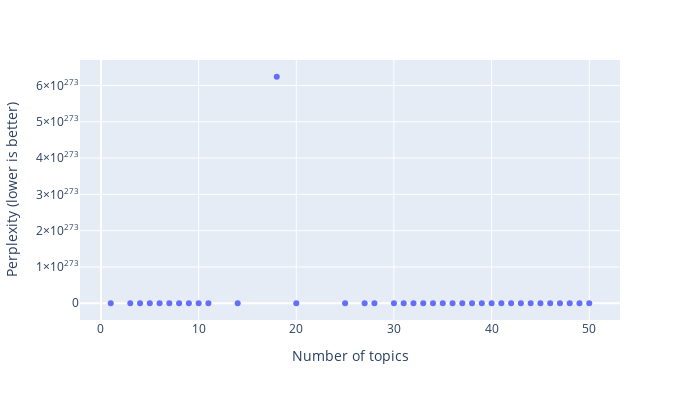
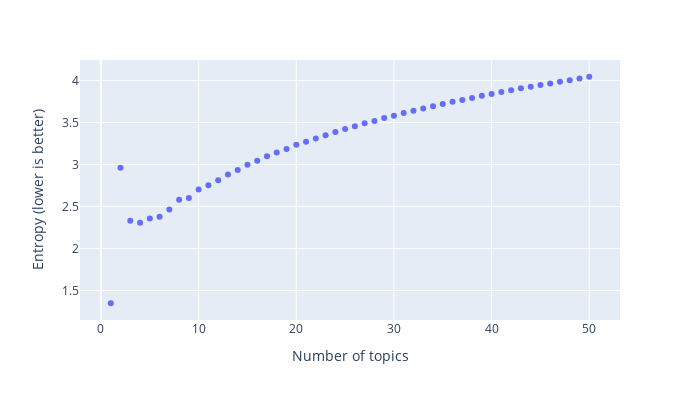
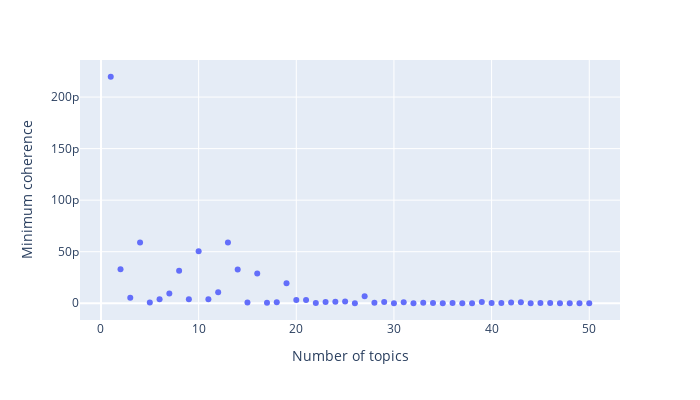
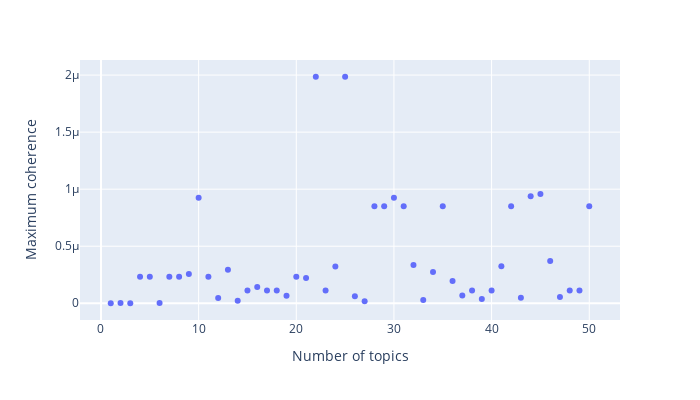

Notebook source saved alongside these figures, in order:
### Code cell
px.scatter(x=numbers_of_topic, y=perplexity_results, log_y=False, labels={"y": "Perplexity (lower is better)", "x": "Number of topics"}, width=700, height=400).show()

px.scatter(x=numbers_of_topic, y=entropy_results, log_y=False, labels={"y": "Entropy (lower is better)", "x": "Number of topics"}, width=700, height=400).show()

px.scatter(x=numbers_of_topic, y=min_coherences, log_y=False, labels={"y": "Minimum coherence", "x": "Number of topics"}, width=700, height=400).show()

px.scatter(x=numbers_of_topic, y=max_coherences, log_y=False, labels={"y": "Maximum coherence", "x": "Number of topics"}, width=700, height=400).show()

px.scatter(x=numbers_of_topic, y=median_coherences, log_y=False, labels={"y": "Median coherence", "x": "Number of topics"}, width=700, height=400).show()

### Figure 1 — Plotly figure (JSON) as saved in the notebook; plotly's stock layout.template omitted (floating-point values rounded to 4 significant figures)
{"data": [{"hovertemplate": "Number of topics=%{x}<br>Perplexity (lower is better)=%{y}<extra></extra>", "legendgroup": "", "marker": {"color": "#636efa", "symbol": "circle"}, "mode": "markers", "name": "", "orientation": "v", "showlegend": false, "type": "scatter", "x": [1, 2, 3, 4, 5, 6, 7, 8, 9, 10, 11, 12, 13, 14, 15, 16, 17, 18, 19, 20, 21, 22, 23, 24, 25, 26, 27, 28, 29, 30, 31, 32, 33, 34, 35, 36, 37, 38, 39, 40, 41, 42, 43, 44, 45, 46, 47, 48, 49, 50], "xaxis": "x", "y": [116326466893345330000, null, 7.195e+174, 2.239e+57, 40.7, 32.17, 28.08, 24.48, 19.97, 18.65, 15.86, null, null, 5.521e-05, null, null, null, 6.24e+273, null, 4.204e+249, null, null, null, null, 1.223e+201, null, 1.298e+194, 6.987e+258, null, 1.365e+161, 1, 1, 1, 1, 1, 1, 1, 1, 1, 1, 1, 1, 1, 1, 1, 1, 1, 1, 1, 1], "yaxis": "y"}], "layout": {"height": 400, "legend": {"tracegroupgap": 0}, "margin": {"t": 60}, "width": 700, "xaxis": {"anchor": "y", "autorange": true, "domain": [0, 1], "range": [-2.155, 53.15], "title": {"text": "Number of topics"}, "type": "linear"}, "yaxis": {"anchor": "x", "autorange": true, "domain": [0, 1], "range": [-4.614e+272, 6.701e+273], "title": {"text": "Perplexity (lower is better)"}, "type": "linear"}}}

### Figure 2 — Plotly figure (JSON) as saved in the notebook; plotly's stock layout.template omitted (floating-point values rounded to 4 significant figures)
{"data": [{"hovertemplate": "Number of topics=%{x}<br>Entropy (lower is better)=%{y}<extra></extra>", "legendgroup": "", "marker": {"color": "#636efa", "symbol": "circle"}, "mode": "markers", "name": "", "orientation": "v", "showlegend": false, "type": "scatter", "x": [1, 2, 3, 4, 5, 6, 7, 8, 9, 10, 11, 12, 13, 14, 15, 16, 17, 18, 19, 20, 21, 22, 23, 24, 25, 26, 27, 28, 29, 30, 31, 32, 33, 34, 35, 36, 37, 38, 39, 40, 41, 42, 43, 44, 45, 46, 47, 48, 49, 50], "xaxis": "x", "y": [1.348, 2.961, 2.331, 2.306, 2.356, 2.376, 2.465, 2.579, 2.6, 2.7, 2.753, 2.812, 2.882, 2.935, 2.996, 3.043, 3.097, 3.141, 3.185, 3.235, 3.27, 3.31, 3.348, 3.385, 3.422, 3.454, 3.491, 3.518, 3.552, 3.58, 3.613, 3.638, 3.667, 3.692, 3.72, 3.745, 3.768, 3.792, 3.819, 3.839, 3.862, 3.883, 3.906, 3.925, 3.945, 3.965, 3.984, 4.003, 4.024, 4.044], "yaxis": "y"}], "layout": {"height": 400, "legend": {"tracegroupgap": 0}, "margin": {"t": 60}, "width": 700, "xaxis": {"anchor": "y", "autorange": true, "domain": [0, 1], "range": [-2.149, 53.15], "title": {"text": "Number of topics"}, "type": "linear"}, "yaxis": {"anchor": "x", "autorange": true, "domain": [0, 1], "range": [1.149, 4.243], "title": {"text": "Entropy (lower is better)"}, "type": "linear"}}}

### Figure 3 — Plotly figure (JSON) as saved in the notebook; plotly's stock layout.template omitted (floating-point values rounded to 4 significant figures)
{"data": [{"hovertemplate": "Number of topics=%{x}<br>Minimum coherence=%{y}<extra></extra>", "legendgroup": "", "marker": {"color": "#636efa", "symbol": "circle"}, "mode": "markers", "name": "", "orientation": "v", "showlegend": false, "type": "scatter", "x": [1, 2, 3, 4, 5, 6, 7, 8, 9, 10, 11, 12, 13, 14, 15, 16, 17, 18, 19, 20, 21, 22, 23, 24, 25, 26, 27, 28, 29, 30, 31, 32, 33, 34, 35, 36, 37, 38, 39, 40, 41, 42, 43, 44, 45, 46, 47, 48, 49, 50], "xaxis": "x", "y": [2.197e-10, 3.289e-11, 5.337e-12, 5.898e-11, 6.293e-13, 3.898e-12, 9.338e-12, 3.15e-11, 3.898e-12, 5.038e-11, 3.898e-12, 1.068e-11, 5.898e-11, 3.272e-11, 7.842e-13, 2.887e-11, 4.691e-13, 8.971e-13, 1.952e-11, 3.048e-12, 3.066e-12, 1.94e-13, 1.196e-12, 1.508e-12, 1.7e-12, 1.159e-13, 6.684e-12, 5.264e-13, 1.236e-12, 4.742e-14, 9.548e-13, 7.572e-14, 3.913e-13, 2.209e-13, 7.793e-14, 3.608e-13, 6.666e-14, 1.071e-13, 1.094e-12, 2.188e-13, 1.245e-13, 6.234e-13, 9.453e-13, 9.382e-16, 1.785e-13, 3.595e-13, 7.114e-14, 7.896e-14, 9.536e-15, 3.105e-14], "yaxis": "y"}], "layout": {"height": 400, "legend": {"tracegroupgap": 0}, "margin": {"t": 60}, "width": 700, "xaxis": {"anchor": "y", "autorange": true, "domain": [0, 1], "range": [-2.149, 53.15], "title": {"text": "Number of topics"}, "type": "linear"}, "yaxis": {"anchor": "x", "autorange": true, "domain": [0, 1], "range": [-1.625e-11, 2.359e-10], "title": {"text": "Minimum coherence"}, "type": "linear"}}}

### Figure 4 — Plotly figure (JSON) as saved in the notebook; plotly's stock layout.template omitted (floating-point values rounded to 4 significant figures)
{"data": [{"hovertemplate": "Number of topics=%{x}<br>Maximum coherence=%{y}<extra></extra>", "legendgroup": "", "marker": {"color": "#636efa", "symbol": "circle"}, "mode": "markers", "name": "", "orientation": "v", "showlegend": false, "type": "scatter", "x": [1, 2, 3, 4, 5, 6, 7, 8, 9, 10, 11, 12, 13, 14, 15, 16, 17, 18, 19, 20, 21, 22, 23, 24, 25, 26, 27, 28, 29, 30, 31, 32, 33, 34, 35, 36, 37, 38, 39, 40, 41, 42, 43, 44, 45, 46, 47, 48, 49, 50], "xaxis": "x", "y": [2.197e-10, 1.576e-09, 3.063e-10, 2.335e-07, 2.335e-07, 2.025e-09, 2.335e-07, 2.335e-07, 2.575e-07, 9.245e-07, 2.335e-07, 4.531e-08, 2.939e-07, 2.208e-08, 1.113e-07, 1.426e-07, 1.113e-07, 1.113e-07, 6.641e-08, 2.335e-07, 2.205e-07, 1.985e-06, 1.113e-07, 3.216e-07, 1.985e-06, 6.265e-08, 1.733e-08, 8.506e-07, 8.506e-07, 9.245e-07, 8.506e-07, 3.363e-07, 2.856e-08, 2.74e-07, 8.506e-07, 1.96e-07, 6.803e-08, 1.113e-07, 3.845e-08, 1.113e-07, 3.24e-07, 8.506e-07, 4.796e-08, 9.387e-07, 9.569e-07, 3.701e-07, 5.598e-08, 1.113e-07, 1.113e-07, 8.506e-07], "yaxis": "y"}], "layout": {"height": 400, "legend": {"tracegroupgap": 0}, "margin": {"t": 60}, "width": 700, "xaxis": {"anchor": "y", "autorange": true, "domain": [0, 1], "range": [-2.149, 53.15], "title": {"text": "Number of topics"}, "type": "linear"}, "yaxis": {"anchor": "x", "autorange": true, "domain": [0, 1], "range": [-1.466e-07, 2.132e-06], "title": {"text": "Maximum coherence"}, "type": "linear"}}}
